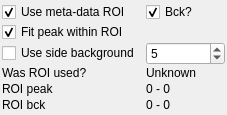
          <widget class="QWidget" name="page_3">
           <property name="geometry">
            <rect>
             <x>0</x>
             <y>0</y>
             <width>227</width>
             <height>115</height>
            </rect>
           </property>
           <attribute name="label">
            <string>Peak Finder</string>
           </attribute>
           <layout class="QGridLayout" name="gridLayout_17">
            <property name="leftMargin">
             <number>2</number>
            </property>
            <property name="topMargin">
             <number>2</number>
            </property>
            <property name="rightMargin">
             <number>2</number>
            </property>
            <property name="bottomMargin">
             <number>2</number>
            </property>
            <property name="verticalSpacing">
             <number>0</number>
            </property>
            <item row="10" column="0">
             <widget class="QLabel" name="label_26">
              <property name="text">
               <string>ROI bck</string>
              </property>
             </widget>
            </item>
            <item row="2" column="0" colspan="2">
             <widget class="QCheckBox" name="fit_within_roi_checkbox">
              <property name="toolTip">
               <string>Once the reflected peak ROI is selected, you can try to fine tune this ROI by fitting for a peak within that region and updating the ROI according to the location found. Check the following box if you want to find a peak within the ROI and redefine the ROI afterwards.</string>
              </property>
              <property name="statusTip">
               <string/>
              </property>
              <property name="text">
               <string>Fit peak within ROI</string>
              </property>
              <property name="checked">
               <bool>true</bool>
              </property>
             </widget>
            </item>
            <item row="5" column="1">
             <widget class="QLabel" name="roi_used_label">
              <property name="toolTip">
               <string>Indicate whether the peak ROI was actually used when loading the data.</string>
              </property>
              <property name="text">
               <string>Unknown</string>
              </property>
             </widget>
            </item>
            <item row="6" column="0">
             <widget class="QLabel" name="label_25">
              <property name="text">
               <string>ROI peak</string>
              </property>
             </widget>
            </item>
            <item row="6" column="1">
             <widget class="QLabel" name="roi_peak_label">
              <property name="toolTip">
               <string>ROI a in the meta-data</string>
              </property>
              <property name="text">
               <string>0 - 0</string>
              </property>
             </widget>
            </item>
            <item row="10" column="1">
             <widget class="QLabel" name="roi_bck_label">
              <property name="toolTip">
               <string>ROI a in the meta-data</string>
              </property>
              <property name="text">
               <string>0 - 0</string>
              </property>
             </widget>
            </item>
            <item row="5" column="0">
             <widget class="QLabel" name="label_7">
              <property name="text">
               <string>Was ROI used?</string>
              </property>
             </widget>
            </item>
            <item row="3" column="0">
             <widget class="QCheckBox" name="use_side_bck_checkbox">
              <property name="toolTip">
               <string>As an alternative to using the 2nd ROI, you can use a region around the reflected peak to estimate the background. Check the following box if you want to use the region on each side of the peak to estimate your background.</string>
              </property>
              <property name="text">
               <string>Use side background</string>
              </property>
             </widget>
            </item>
            <item row="0" column="0">
             <widget class="QCheckBox" name="use_roi_checkbox">
              <property name="toolTip">
               <string>The ROI in the data file is used to determine the reflectivity peak position. If this ROI is invalid, the system will try to find an appropriate region to use.</string>
              </property>
              <property name="text">
               <string>Use meta-data ROI</string>
              </property>
              <property name="checked">
               <bool>true</bool>
              </property>
             </widget>
            </item>
            <item row="0" column="1">
             <widget class="QCheckBox" name="use_bck_roi_checkbox">
              <property name="toolTip">
               <string>A second ROI is available in the data file and can be used to define the background. Check the following box if you want to use the 2nd ROI for your background, otherwise a default region will be used.</string>
              </property>
              <property name="text">
               <string>Bck?</string>
              </property>
              <property name="checked">
               <bool>true</bool>
              </property>
             </widget>
            </item>
            <item row="3" column="1">
             <widget class="QSpinBox" name="side_bck_width">
              <property name="value">
               <number>5</number>
              </property>
             </widget>
            </item>
           </layout>
          </widget>
